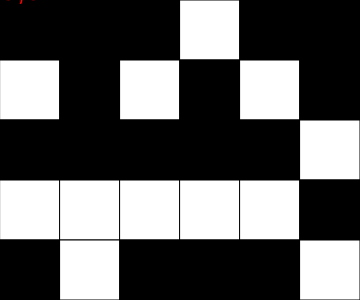
Frame 1 (no input)
Frame 60 (no input): identical to frame 1, image omitted
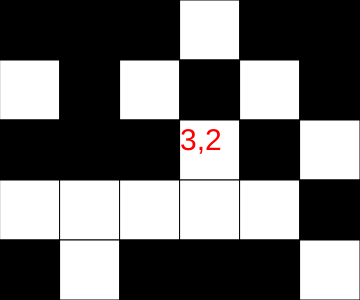
Frame 120 (the mouse pressed at the canvas centre since frame 60)

The p5.js sketch that drew these frames (run headless with seeded random() and noise() and a simulated clock; from frame 60 on, the mouse is pressed at the canvas centre):

// p5.js sketch
// ── sketch.js
// 2D arrary 
// Noah
// April 15, 2026
//
// 0 (black)   255 (white)
// grid is 5 * 5

let grid = [
  [0, 0,  0,  255, 0, 0],
  [255, 0,  255,  0,  255,  0],
  [0, 0,  0,  0,  0,  255],
  [255, 255,  255,  255,  255, 0],
  [0, 255,  0,  0,  0,   255]
];
let rows = grid.length;
let cols = grid[0].length;
let tileSize = 60;

function setup() {
  createCanvas(cols * tileSize, rows * tileSize);
}

function draw() {
  background(220);
  renderGrid();
  textSize(30);
  fill(255,0,0);
  text(getCurrentX()+","+getCurrentY(), mouseX, mouseY);
}

function flip(x,y){
  if(grid[y][x] === 0){
    grid[y][x] = 255;
  }
  else{
    grid[y][x] = 0;
  }
}

function mousePressed(){
  flip(getCurrentX(), getCurrentY());
}
function renderGrid(){
  // intepret the data stored in 2D array(grid) and
  // draw a matrix of squares to reflect it
  for(let y = 0; y < rows; y++){ // y: 0 1 2 3 4 5
    for(let x = 0; x < cols; x++){
      let fillColor = grid[y][x];
      fill(fillColor);
      square(x * tileSize, y * tileSize, tileSize);
    }
  }
}

function getCurrentX(){
  // determine the current col position of mouse 
  let constrainedX = constrain(mouseX, 0, width-1);
  return floor(constrainedX / tileSize);
}

function getCurrentY(){
  // determine the curent row position of mouse
  let constrainedY = constrain(mouseY, 0, height-1);
  return floor(constrainedY / tileSize);
}
